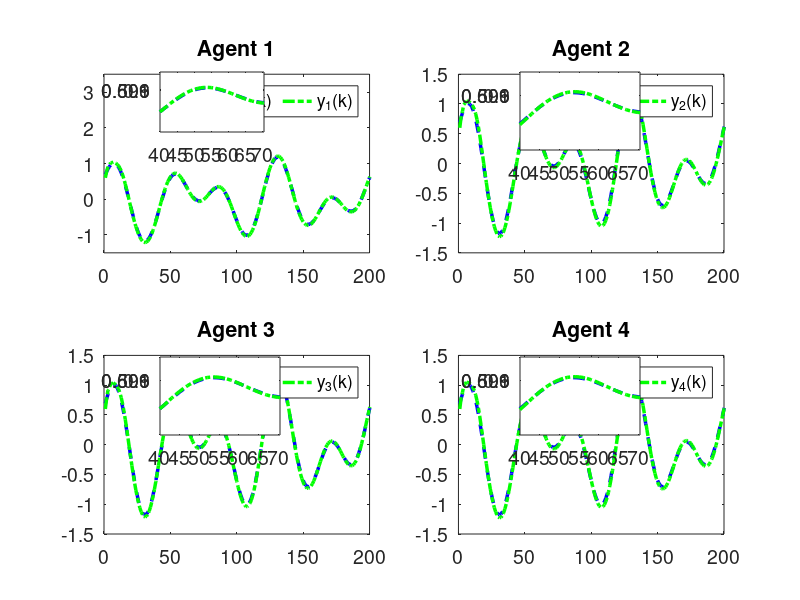
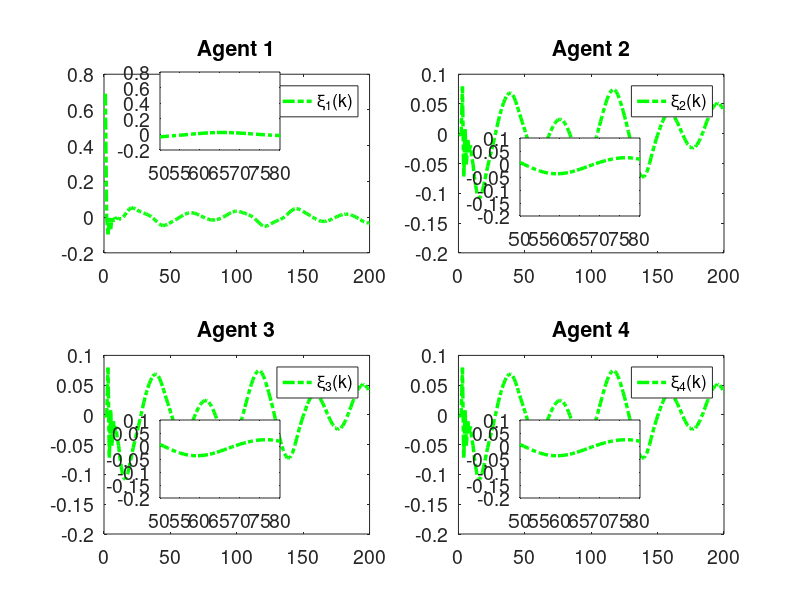

Here is the MATLAB script that generated these plots, in order:
clc; clear;

% Parameters
rho = 7.5;            % Increase gain for better control response
eta = 1;              % Increase to make the adaptive update faster
lamda = 350;          % Model-free parameter
mu = 0.005;           % Adaptive parameter
epsilon = 1e-5;       % Small threshold for stability
alpha = 15;           % Smoothing factor for error dynamics
T = 0.1;              % Sampling time (kept for calculations but not used in time vector)
gamma1 = 0.45;        % Adjust control gains for faster tracking
gamma2 = 0.15;        % Adjust control gains
gamma3 = 0.45;        % Adjust control gains
gamma4 = 0.15;        % Adjust control gains
beta = 10;            % Sliding mode coefficient
sigma = 95;           % Sliding mode parameter
tau = 1e-5;           % Small damping term

rT = 1024;            % Sample rate
L = 200;              % Time steps
m = 200;              % Data size
n = 600;              % Data size

% Initialization
phi1 = zeros(m+1,1); 
phi2 = zeros(m+1,1); 
phi3 = zeros(m+1,1); 
phi4 = zeros(m+1,1);
mfa1 = zeros(m+1,1); 
mfa2 = zeros(m+1,1); 
mfa3 = zeros(m+1,1); 
mfa4 = zeros(m+1,1);
sm1 = zeros(m,1);  
sm2 = zeros(m,1);  
sm3 = zeros(m,1);  
sm4 = zeros(m,1);
y1 = zeros(m+1,1); 
y2 = zeros(m+1,1); 
y3 = zeros(m+1,1); 
y4 = zeros(m+1,1);
u1 = zeros(m,1);   
u2 = zeros(m,1);   
u3 = zeros(m,1);   
u4 = zeros(m,1);
xi1 = zeros(m,1);  
xi2 = zeros(m,1);  
xi3 = zeros(m,1);  
xi4 = zeros(m,1);
s1 = zeros(m,1);   
s2 = zeros(m,1);   
s3 = zeros(m,1);   
s4 = zeros(m,1);
yd = zeros(m+1,1);

% Desired signal (Reference trajectory)
for k = 1:1:m+1
    % yd(k) = 0.6; % Time-invariant constant reference signal
    yd(k) = 0.6 * sin(0.05 * pi * k) + 0.6 * cos(0.03 * pi * k);
end

for k = 1:m
    % Adaptive Gain update
    if k == 1
        phi1(k) = 4.0; 
        phi2(k) = 4.0; 
        phi3(k) = 4.0; 
        phi4(k) = 4.0;
    elseif k == 2
        phi1(k) = phi1(k-1) + (eta * u1(k-1) / (mu + u1(k-1)^2)) * (y1(k) - phi1(k-1)*u1(k-1));
        phi2(k) = phi2(k-1) + (eta * u2(k-1) / (mu + u2(k-1)^2)) * (y2(k) - phi2(k-1)*u2(k-1));
        phi3(k) = phi3(k-1) + (eta * u3(k-1) / (mu + u3(k-1)^2)) * (y3(k) - phi3(k-1)*u3(k-1));
        phi4(k) = phi4(k-1) + (eta * u4(k-1) / (mu + u4(k-1)^2)) * (y4(k) - phi4(k-1)*u4(k-1));
    else
        phi1(k) = phi1(k-1) + (eta * (u1(k-1) - u1(k-2)) / (mu + (u1(k-1) - u1(k-2))^2)) * (y1(k) - y1(k-1) - phi1(k-1) * (u1(k-1) - u1(k-2)));
        phi2(k) = phi2(k-1) + (eta * (u2(k-1) - u2(k-2)) / (mu + (u2(k-1) - u2(k-2))^2)) * (y2(k) - y2(k-1) - phi2(k-1) * (u2(k-1) - u2(k-2)));
        phi3(k) = phi3(k-1) + (eta * (u3(k-1) - u3(k-2)) / (mu + (u3(k-1) - u3(k-2))^2)) * (y3(k) - y3(k-1) - phi3(k-1) * (u3(k-1) - u3(k-2)));
        phi4(k) = phi4(k-1) + (eta * (u4(k-1) - u4(k-2)) / (mu + (u4(k-1) - u4(k-2))^2)) * (y4(k) - y4(k-1) - phi4(k-1) * (u4(k-1) - u4(k-2)));
    end

    % Stability protection
    if k > 2 && (abs(phi1(k)) <= epsilon || abs(u1(k-1) - u1(k-2)) <= epsilon || sign(phi1(k)) ~= sign(phi1(1)))
        phi1(k) = phi1(1);
    end
    if k > 2 && (abs(phi2(k)) <= epsilon || abs(u2(k-1) - u2(k-2)) <= epsilon || sign(phi2(k)) ~= sign(phi2(1)))
        phi2(k) = phi2(1);
    end
    if k > 2 && (abs(phi3(k)) <= epsilon || abs(u3(k-1) - u3(k-2)) <= epsilon || sign(phi3(k)) ~= sign(phi3(1)))
        phi3(k) = phi3(1);
    end
    if k > 2 && (abs(phi4(k)) <= epsilon || abs(u4(k-1) - u4(k-2)) <= epsilon || sign(phi4(k)) ~= sign(phi4(1)))
        phi4(k) = phi4(1);
    end

    % Error dynamics
    xi1(k) = yd(k) - 2*y1(k) + y4(k);
    xi2(k) = y1(k) - 2*y2(k) + y3(k);
    xi3(k) = y2(k) + yd(k) - 2*y3(k);
    xi4(k) = y1(k) + y3(k) - 2*y4(k);

    % Fix: Handle k=1 case for sliding surfaces
    if k == 1
        s1(k) = 0;
        s2(k) = 0;
        s3(k) = 0;
        s4(k) = 0;
    else
        s1(k) = alpha * xi1(k) - xi1(k-1);
        s2(k) = alpha * xi2(k) - xi2(k-1);
        s3(k) = alpha * xi3(k) - xi3(k-1);
        s4(k) = alpha * xi4(k) - xi4(k-1);
    end

    % MFAC updates
    if k == 1
        mfa1(k) = 0;
        mfa2(k) = 0;
        mfa3(k) = 0;
        mfa4(k) = 0;
    else
        mfa1(k) = mfa1(k-1) + (rho * phi1(k)) / (lamda + abs(phi1(k)^2)) * xi1(k);
        mfa2(k) = mfa2(k-1) + (rho * phi2(k)) / (lamda + abs(phi2(k)^2)) * xi2(k);
        mfa3(k) = mfa3(k-1) + (rho * phi3(k)) / (lamda + abs(phi3(k)^2)) * xi3(k);
        mfa4(k) = mfa4(k-1) + (rho * phi4(k)) / (lamda + abs(phi4(k)^2)) * xi4(k);
    end

    % SMC updates
    if k == 1 
        sm1(k) = 0;
        sm2(k) = 0;
        sm3(k) = 0;
        sm4(k) = 0;
    else
        sm1(k) = sm1(k-1) + (beta * phi1(k)) / (sigma + (phi1(k))^2) * ...
            ( (xi1(k) + (y4(k) - y4(k-1)) + (yd(k+1) - yd(k))) / (1 + 1) ...
            - (xi1(k)) / (alpha * (2)) + tau * sign(s1(k)) );

        sm2(k) = sm2(k-1) + (beta * phi2(k)) / (sigma + (phi2(k)^2)) * ...
            ( (xi2(k) + (y1(k) - y1(k-1)) + (y3(k) - y3(k-1))) / (1 + 1) ...
            - (xi2(k)) / (alpha * 2) + tau * sign(s2(k)) );

        sm3(k) = sm3(k-1) + (beta * phi3(k)) / (sigma + (phi3(k)^2)) * ...
            ( (xi3(k) + (y2(k) - y2(k-1)) + (yd(k+1) - yd(k))) / (1 + 1) ...
            - (xi3(k)) / (alpha * (2)) + tau * sign(s3(k)) );

        sm4(k) = sm4(k-1) + (beta * phi4(k)) / (sigma + (phi4(k)^2)) * ...
            ( (xi4(k) + (y1(k) - y1(k-1)) + (y3(k) - y3(k-1))) / (1 + 1) ...
            - (xi4(k)) / (alpha * (2)) + tau * sign(s4(k)) );
    end

    % Control signal
    if k == 1
        u1(k) = 0.01;
        u2(k) = 0.01;
        u3(k) = 0.01;
        u4(k) = 0.01;
    else
        u1(k) = mfa1(k) + gamma1 * sm1(k);
        u2(k) = mfa2(k) + gamma2 * sm2(k);
        u3(k) = mfa3(k) + gamma3 * sm3(k);
        u4(k) = mfa4(k) + gamma4 * sm4(k);
    end
    if k == 1
        y1(k) = 0.6;
        y2(k) = 0.6;
        y3(k) = 0.6;
        y4(k) = 0.6;
    end

    % Plant model update with nonlinear term and feedforward
    a = 0.5;
    b1 = 1.2 * n / (rT * 0.2);
    b2 = 1.2 * n / (rT * 0.2);
    b3 = 1.2 * n / (rT * 0.2);
    b4 = 1.2 * n / (rT * 0.2);
    
    nonlinearity1 = 0.03; % Coefficient for cubic nonlinearity
    nonlinearity2 = 0.01; % Coefficient for cubic nonlinearity
    nonlinearity3 = 0.02; % Coefficient for cubic nonlinearity
    nonlinearity4 = 0.01; % Coefficient for cubic nonlinearity
    ff_gain = 0.45; % Feedforward gain
    
    % Add cubic nonlinearity and feedforward term
    y1(k+1) = a * y1(k) + b1 * u1(k) - nonlinearity1 * y1(k)^3 + ff_gain;
    y2(k+1) = a * y2(k) + b2 * u2(k) - nonlinearity2 * y2(k)^2 + ff_gain;
    y3(k+1) = a * y3(k) + b3 * u3(k) - nonlinearity3 * y3(k)^3 + ff_gain;
    y4(k+1) = a * y4(k) + b4 * u4(k) - nonlinearity4 * y4(k)^2 + ff_gain;
end

% Plotting
% Time vector for plotting
t = 1:1:m+1;  % Gives 201 points, as expected
font_size = 14;

% Verify time vector and array lengths
disp(['Length of t: ', num2str(length(t))]); % Should display 201
disp(['Length of y1: ', num2str(length(y1))]); % Should be 201
disp(['Length of yd: ', num2str(length(yd))]); % Should be 201
disp(['Length of xi1: ', num2str(length(xi1))]); % Should be 200

% Plot 4 subplots
figure('Position', [100, 100, 15*100, 7.5*100]); % [left, bottom, width, height] in pixels
subplot(2,2,1);
plot(t, yd, '--b', 'LineWidth', 2.5); hold on;
plot(t, y1, '-.g', 'LineWidth', 2.5);
title('Agent 1'); grid off;
legend('y_d(k)','y_1(k)','Orientation', 'horizontal');
set(gca, 'FontSize', font_size);
xlim([0 m]); % X-axis starts from 0
ylim([-1.5 3.5]); % Y-axis limits for Agent 1

zoom_x_start = 40; % Start of zoomed x-range
zoom_x_end = 70.5; % End of zoomed x-range
axes('Position', [0.20,0.78,0.13,0.10]);
box on; hold on;
plot(t, yd, '--b', 'LineWidth', 2.5);
plot(t, y1, '-.g', 'LineWidth', 2.5);
xlim([zoom_x_start zoom_x_end]);
yticks([0.599,0.6,0.601]);
set(gca, 'FontSize', font_size);

subplot(2,2,2);
plot(t, yd, '--b', 'LineWidth', 2.5); hold on;
plot(t, y2, '-.g', 'LineWidth', 2.5);
title('Agent 2'); grid off;
legend('y_d(k)','y_2(k)','Orientation', 'horizontal');
set(gca, 'FontSize', font_size);
xlim([0 m]); % X-axis starts from 0
% ylim([0.5 0.8]); % Y-axis limits for Agent 2

axes('Position', [0.65,0.75,0.15,0.13]);
box on; hold on;
plot(t, yd, '--b', 'LineWidth', 2.5);
plot(t, y2, '-.g', 'LineWidth', 2.5);
xlim([zoom_x_start zoom_x_end]);
yticks([0.599,0.6,0.601]);
set(gca, 'FontSize', font_size);

subplot(2,2,3);
plot(t, yd, '--b', 'LineWidth', 2.5); hold on;
plot(t, y3, '-.g', 'LineWidth', 2.5);
title('Agent 3'); grid off;
legend('y_d(k)','y_3(k)','Orientation', 'horizontal');
set(gca, 'FontSize', font_size);
xlim([0 m]); % X-axis starts from 0
% ylim([-4.5 1.5]); % Y-axis limits for Agent 1

axes('Position', [0.20,0.275,0.15,0.13]);
box on; hold on;
plot(t, yd, '--b', 'LineWidth', 2.5);
plot(t, y3, '-.g', 'LineWidth', 2.5);
xlim([zoom_x_start zoom_x_end]);
yticks([0.599,0.6,0.601]);
set(gca, 'FontSize', font_size);

subplot(2,2,4);
plot(t, yd, '--b', 'LineWidth', 2.5); hold on;
plot(t, y4, '-.g', 'LineWidth', 2.5);
title('Agent 4'); grid off;
legend('y_d(k)','y_4(k)','Orientation', 'horizontal');
set(gca, 'FontSize', font_size);
xlim([0 m]); % X-axis starts from 0
% ylim([0.5 0.8]); % Y-axis limits for Agent 2

axes('Position', [0.65,0.275,0.15,0.13]);
box on; hold on;
plot(t, yd, '--b', 'LineWidth', 2.5);
plot(t, y4, '-.g', 'LineWidth', 2.5);
xlim([zoom_x_start zoom_x_end]);
yticks([0.599,0.6,0.601]);
set(gca, 'FontSize', font_size);







% Plot 4 subplots


figure('Position', [100, 100, 15*100, 7.5*100]); % [left, bottom, width, height] in pixels
subplot(2,2,1);
plot(t(1:end-1), xi1, '-.g', 'LineWidth', 2.5);
title('Agent 1'); grid off;
legend('\xi_1(k)','y_1','Orientation', 'horizontal');
set(gca, 'FontSize', font_size);
xlim([0 m]); % X-axis starts from 0
% ylim([0.5 0.8]); % Y-axis limits for Agent 1

zoom_x_start_xi = 50; % Start of zoomed x-range
zoom_x_end_xi = 80; % End of zoomed x-range
axes('Position', [0.20,0.75,0.15,0.13]);
box on; hold on;
plot(t(1:end-1), xi1, '-.g', 'LineWidth', 2.5);
xlim([zoom_x_start_xi zoom_x_end_xi]);
% yticks([-2.000000000000000e-04,0,2.000000000000000e-04,4.000000000000001e-04,6.000000000000001e-04]);
set(gca, 'FontSize', font_size);

subplot(2,2,2);
plot(t(1:end-1), xi2, '-.g', 'LineWidth', 2.5);
title('Agent 2'); grid off;
legend('\xi_2(k)','y_2','Orientation', 'horizontal');
set(gca, 'FontSize', font_size);
xlim([0 m]); % X-axis starts from 0
% ylim([0.41 0.99]); % Y-axis limits for Agent 2

axes('Position', [0.65,0.64,0.15,0.13]);
box on; hold on;
plot(t(1:end-1), xi2, '-.g', 'LineWidth', 2.5);
xlim([zoom_x_start_xi zoom_x_end_xi]);
% yticks([-2.000000000000000e-04,0,2.000000000000000e-04,4.000000000000001e-04,6.000000000000001e-04]);
set(gca, 'FontSize', font_size);

subplot(2,2,3);
plot(t(1:end-1), xi2, '-.g', 'LineWidth', 2.5);
title('Agent 3'); grid off;
legend('\xi_3(k)','y_3','Orientation', 'horizontal');
set(gca, 'FontSize', font_size);
xlim([0 m]); % X-axis starts from 0
% ylim([0.5 0.8]); % Y-axis limits for Agent 1

axes('Position', [0.20,0.170,0.15,0.13]);
box on; hold on;
plot(t(1:end-1), xi2, '-.g', 'LineWidth', 2.5);
xlim([zoom_x_start_xi zoom_x_end_xi]);
% yticks([0.599,0.6,0.601]);
set(gca, 'FontSize', font_size);

subplot(2,2,4);
plot(t(1:end-1), xi4, '-.g', 'LineWidth', 2.5);
title('Agent 4'); grid off;
legend('\xi_4(k)','y_4','Orientation', 'horizontal');
set(gca, 'FontSize', font_size);
xlim([0 m]); % X-axis starts from 0
% ylim([0.41 0.99]); % Y-axis limits for Agent 2

axes('Position', [0.65,0.170,0.15,0.13]);
box on; hold on;
plot(t(1:end-1), xi4, '-.g', 'LineWidth', 2.5);
xlim([zoom_x_start_xi zoom_x_end_xi]);
% xticks([64,64.5,65])
% yticks([-1.000000000000000e-04,0,1.000000000000000e-04]);
set(gca, 'FontSize', font_size);
hold off;